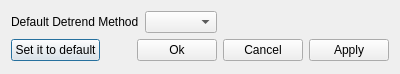
<?xml version="1.0" encoding="UTF-8"?>
<ui version="4.0">
 <class>OptionDlg</class>
 <widget class="QDialog" name="OptionDlg">
  <property name="geometry">
   <rect>
    <x>0</x>
    <y>0</y>
    <width>400</width>
    <height>74</height>
   </rect>
  </property>
  <property name="windowTitle">
   <string>STAR-BME Configure</string>
  </property>
  <layout class="QVBoxLayout" name="verticalLayout">
   <item>
    <layout class="QHBoxLayout" name="horizontalLayout">
     <item>
      <widget class="QLabel" name="label">
       <property name="text">
        <string>Default Detrend Method</string>
       </property>
      </widget>
     </item>
     <item>
      <widget class="QComboBox" name="comboBox_detrend"/>
     </item>
     <item>
      <spacer name="horizontalSpacer_2">
       <property name="orientation">
        <enum>Qt::Horizontal</enum>
       </property>
       <property name="sizeHint" stdset="0">
        <size>
         <width>40</width>
         <height>20</height>
        </size>
       </property>
      </spacer>
     </item>
    </layout>
   </item>
   <item>
    <layout class="QHBoxLayout" name="horizontalLayout_2">
     <item>
      <widget class="QPushButton" name="pushButton_default">
       <property name="text">
        <string>Set it to default</string>
       </property>
      </widget>
     </item>
     <item>
      <spacer name="horizontalSpacer">
       <property name="orientation">
        <enum>Qt::Horizontal</enum>
       </property>
       <property name="sizeHint" stdset="0">
        <size>
         <width>40</width>
         <height>20</height>
        </size>
       </property>
      </spacer>
     </item>
     <item>
      <widget class="QPushButton" name="pushButton_ok">
       <property name="text">
        <string>Ok</string>
       </property>
      </widget>
     </item>
     <item>
      <widget class="QPushButton" name="pushButton_cancel">
       <property name="text">
        <string>Cancel</string>
       </property>
      </widget>
     </item>
     <item>
      <widget class="QPushButton" name="pushButton_apply">
       <property name="text">
        <string>Apply</string>
       </property>
      </widget>
     </item>
    </layout>
   </item>
  </layout>
 </widget>
 <resources/>
 <connections/>
</ui>
